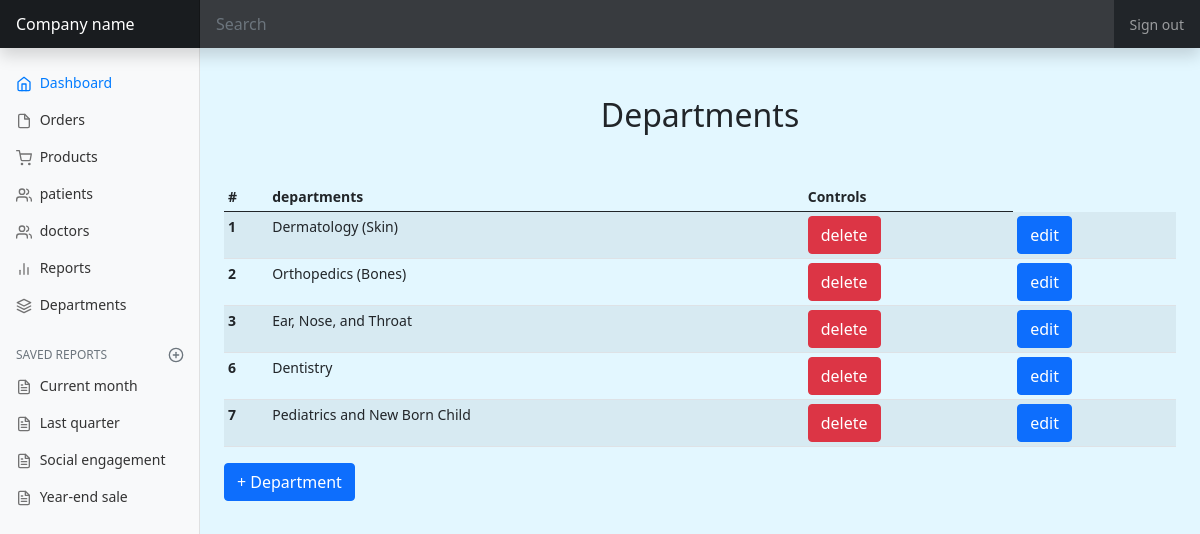
The app's page /admin/categories.php (signed in) with its own data.
### tables this page shows
CREATE TABLE `categories` (
  `category_id` int(11) NOT NULL,
  `title` char(65) NOT NULL
);

### admin/categories.php (the view, shortened to what this page needs)
<?php
    if (isset($_SESSION['superAdmin'])) {
    include 'initialize.php';
?>
<header class="navbar navbar-dark sticky-top bg-dark flex-md-nowrap p-0 shadow">
    <a class="navbar-brand col-md-3 col-lg-2 me-0 px-3" href="#">Company name</a>
    <input class="form-control form-control-dark w-100" type="text" placeholder="Search" aria-label="Search">
    <ul class="navbar-nav px-3">
        <li class="nav-item text-nowrap">
            <a class="nav-link" href="logout.php">Sign out</a>
        </li>
    </ul>
</header>
<div class="container-fluid">
<div class="row">
<nav id="sidebarMenu" class="col-md-3 col-lg-2 d-md-block bg-light sidebar collapse">
    <div class="position-sticky pt-3">
    <ul class="nav flex-column">
        <li class="nav-item">
        <a class="nav-link active" aria-current="page" href="dashboard.php">
            <span data-feather="home"></span>
            Dashboard
        </a>
        </li>
        <li class="nav-item">
        <a class="nav-link" href="#">
            <span data-feather="file"></span>
            Orders
        </a>
        </li>
        <li class="nav-item">
        <a class="nav-link" href="#">
            <span data-feather="shopping-cart"></span>
            Products
        </a>
        </li>
        <li class="nav-item">
        <a class="nav-link" href="patients.php">
            <span data-feather="users"></span>
            patients
        </a>
        </li>
        <li class="nav-item">
        <a class="nav-link" href="admins.php">
            <span data-feather="users"></span>
            doctors
        </a>
        </li>
        <li class="nav-item">
        <a class="nav-link" href="#">
            <span data-feather="bar-chart-2"></span>
            Reports
        </a>
        </li>
        <li class="nav-item">
        <a class="nav-link" href="categories.php">
            <span data-feather="layers"></span>
            Departments
        </a>
        </li>
    </ul>
    <h6 class="sidebar-heading d-flex justify-content-between align-items-center px-3 mt-4 mb-1 text-muted">
        <span>Saved reports</span>
        <a class="link-secondary" href="#" aria-label="Add a new report">
        <span data-feather="plus-circle"></span>
        </a>
    </h6>
    <ul class="nav flex-column mb-2">
        <li class="nav-item">
        <a class="nav-link" href="#">
            <span data-feather="file-text"></span>
            Current month
        </a>
        </li>
        <li class="nav-item">
        <a class="nav-link" href="#">
            <span data-feather="file-text"></span>
            Last quarter
        </a>
        </li>
        <li class="nav-item">
        <a class="nav-link" href="#">
            <span data-feather="file-text"></span>
            Social engagement
        </a>
        </li>
        <li class="nav-item">
        <a class="nav-link" href="#">
            <span data-feather="file-text"></span>
            Year-end sale
        </a>
        </li>
    </ul>
    </div>
</nav>
        <main class="col-md-9 ms-sm-auto col-lg-10 px-md-4">
        <h2 class="text-center my-5">Departments</h2>
            <div class="table-responsive ">
                <table class="table table-striped table-sm table-hover">
                    <thead>
                        <tr>
                            <th>#</th>
                            <th>departments</th>
                            <th rowspan="2">Controls</th>
                        </tr>
                    </thead>
                    <tbody>
                        <?php
                            $sql = "select * from categories";
                            $op = mysqli_query($con, $sql);
                            while($data = mysqli_fetch_assoc($op)) {
                                echo '
                                <tr>
                                    <th>' . $data['category_id'] . '</th>
                                    <td>' . $data['title'] . '</td>
                                    <td><a href="cat_delete.php?category_id='. $data['category_id'] .'" class="btn btn-danger">delete</a></td>
                                    <td><a href="edit_cat.php?category_id='. $data['category_id'] .'"class="btn btn-primary">edit</a></td>
                                </tr>';
                            }
                        ?>
                    </tbody>
                </table>
            </div>
            <a class="btn btn-primary" href="new_cat.php">+ Department</a>
        </main>
    </div>
</div>
<?php
    include $templates . 'footer.php';
?>
<?php
    }
?>

### admin/layout/css/style.css (style rules this page uses)
body { height: 1000px; background-color: #e3f7ff }

### admin/layout/css/dashboard.css (style rules this page uses)
body { font-size: .875rem; }
.feather { width: 16px; height: 16px; vertical-align: text-bottom; }
.sidebar { position: fixed; top: 0; bottom: 0; left: 0; z-index: 100; padding: 48px 0 0; box-shadow: inset -1px 0 0 rgba(0, 0, 0, .1); }
.sidebar .nav-link { font-weight: 500; color: #333; }
.sidebar .nav-link .feather { margin-right: 4px; color: #727272; }
.sidebar .nav-link.active { color: #007bff; }
.sidebar .nav-link:hover .feather, .sidebar .nav-link.active .feather { color: inherit; }
.sidebar-heading { font-size: .75rem; text-transform: uppercase; }
.navbar-brand { padding-top: .75rem; padding-bottom: .75rem; font-size: 1rem; background-color: rgba(0, 0, 0, .25); box-shadow: inset -1px 0 0 rgba(0, 0, 0, .25); }
.navbar .form-control { padding: .75rem 1rem; border-width: 0; border-radius: 0; }
.form-control-dark { color: #fff; background-color: rgba(255, 255, 255, .1); border-color: rgba(255, 255, 255, .1); }

### records on screen
categories: category_id "1", title "Dermatology (Skin)"
categories: category_id "2", title "Orthopedics (Bones)"
categories: category_id "3", title "Ear, Nose, and Throat"
categories: category_id "6", title "Dentistry"
categories: category_id "7", title "Pediatrics and New Born Child"
